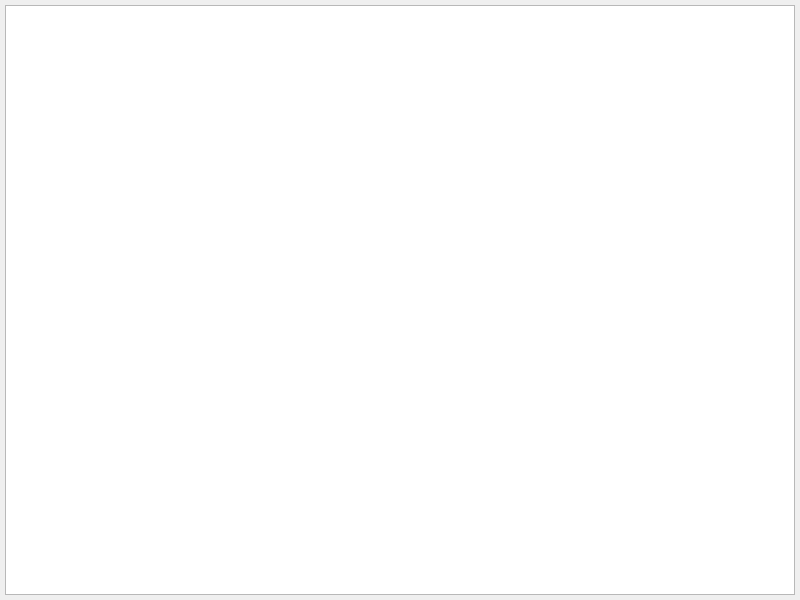
<?xml version="1.0" encoding="UTF-8"?>
<ui version="4.0">
 <class>DocView</class>
 <widget class="QWidget" name="DocView">
  <property name="geometry">
   <rect>
    <x>0</x>
    <y>0</y>
    <width>800</width>
    <height>600</height>
   </rect>
  </property>
  <property name="windowTitle">
   <string>Form</string>
  </property>
  <layout class="QVBoxLayout" name="verticalLayout">
   <property name="spacing">
    <number>5</number>
   </property>
   <property name="leftMargin">
    <number>5</number>
   </property>
   <property name="topMargin">
    <number>5</number>
   </property>
   <property name="rightMargin">
    <number>5</number>
   </property>
   <property name="bottomMargin">
    <number>5</number>
   </property>
   <item>
    <widget class="QTextBrowser" name="docTextBrowser">
     <property name="sizePolicy">
      <sizepolicy hsizetype="Expanding" vsizetype="Expanding">
       <horstretch>0</horstretch>
       <verstretch>0</verstretch>
      </sizepolicy>
     </property>
     <property name="font">
      <font>
       <family>Segoe UI</family>
       <pointsize>10</pointsize>
      </font>
     </property>
     <property name="readOnly">
      <bool>true</bool>
     </property>
    </widget>
   </item>
  </layout>
 </widget>
 <resources/>
 <connections/>
</ui>
